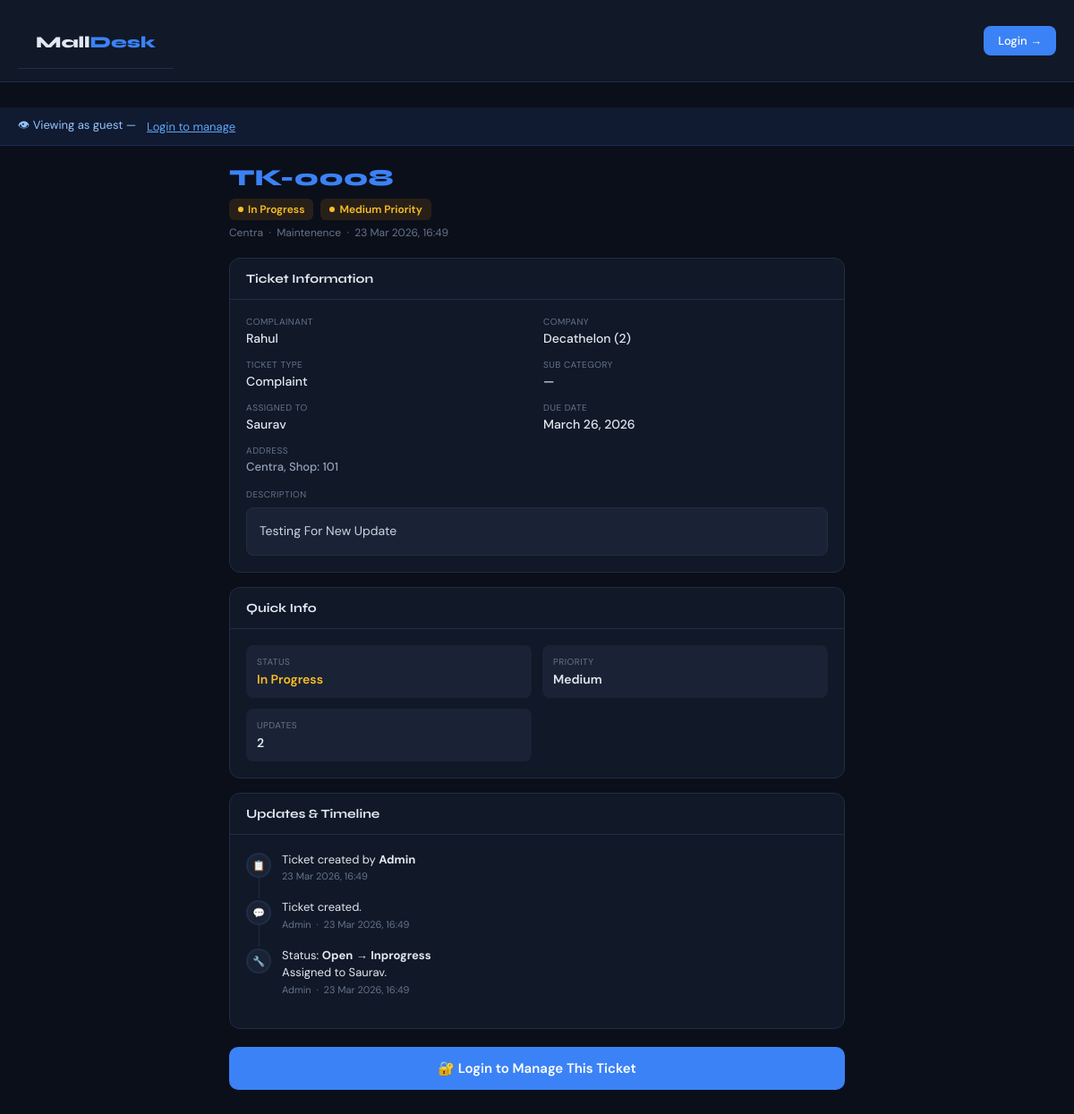
Page /tickets/12/ on the committed database.
### tickets/models.py (models this page shows, shortened)
class Ticket(models.Model):
    COMPLAINT  = 'complaint'
    REQUEST    = 'request'
    FEEDBACK   = 'feedback'
    MAINTENANCE = 'maintenance'
    TYPE_CHOICES = [
        (COMPLAINT,   'Complaint'),
        (REQUEST,     'Request'),
        (FEEDBACK,    'Feedback'),
        (MAINTENANCE, 'Maintenance'),
    ]
    OPEN       = 'open'
    IN_PROGRESS = 'in_progress'
    RESOLVED   = 'resolved'
    CLOSED     = 'closed'
    STATUS_CHOICES = [
        (OPEN,        'Open'),
        (IN_PROGRESS, 'In Progress'),
        (RESOLVED,    'Resolved'),
        (CLOSED,      'Closed'),
    ]
    LOW      = 'low'
    MEDIUM   = 'medium'
    HIGH     = 'high'
    CRITICAL = 'critical'
    PRIORITY_CHOICES = [
        (LOW,      'Low'),
        (MEDIUM,   'Medium'),
        (HIGH,     'High'),
        (CRITICAL, 'Critical'),
    ]
    ticket_id           = models.CharField(max_length=20, unique=True, editable=False)
    shop                = models.ForeignKey('Shop', on_delete=models.SET_NULL, null=True, blank=True, related_name='tickets')
    complainant_name    = models.CharField(max_length=200)
    complainant_company = models.CharField(max_length=200, blank=True)
    complainant_address = models.TextField(blank=True)
    mall                = models.ForeignKey(Mall, on_delete=models.PROTECT, related_name='tickets')
    ticket_type         = models.CharField(max_length=20, choices=TYPE_CHOICES, default=COMPLAINT)
    ticket_status       = models.CharField(max_length=20, choices=STATUS_CHOICES, default=OPEN)
    department          = models.ForeignKey(Department, on_delete=models.PROTECT, related_name='tickets')
    sub_category        = models.ForeignKey(SubCategory, on_delete=models.SET_NULL, null=True, blank=True, related_name='tickets')
    priority            = models.CharField(max_length=10, choices=PRIORITY_CHOICES, default=MEDIUM)
    complaint_description = models.TextField()
    resolution          = models.TextField(blank=True)
    created_by          = models.ForeignKey(settings.AUTH_USER_MODEL, on_delete=models.SET_NULL, null=True,
                                            related_name='created_tickets')
    assigned_to         = models.ForeignKey(settings.AUTH_USER_MODEL, on_delete=models.SET_NULL, null=True, blank=True,
                                            related_name='assigned_tickets')
    escalated           = models.BooleanField(default=False)
    escalated_at        = models.DateTimeField(null=True, blank=True)
    escalated_from      = models.ForeignKey(settings.AUTH_USER_MODEL, on_delete=models.SET_NULL, null=True, blank=True,
                                            related_name='escalated_tickets')
    escalation_count    = models.PositiveIntegerField(default=0)
    created_at          = models.DateTimeField(auto_now_add=True)
    due_date            = models.DateField(null=True, blank=True)
    resolved_on         = models.DateTimeField(null=True, blank=True)
    class Meta:
        ordering = ['-created_at']
    @property
    def resolution_time(self):
        if self.resolved_on and self.created_at:
            delta = self.resolved_on - self.created_at
            return round(delta.total_seconds() / 3600, 1)
        return None
    @property
    def is_overdue(self):
        if self.due_date and self.ticket_status not in [self.RESOLVED, self.CLOSED]:
            return timezone.now().date() > self.due_date
        return False

class Mall(models.Model):
    name       = models.CharField(max_length=200)
    location   = models.CharField(max_length=300)
    is_active  = models.BooleanField(default=True)
    created_at = models.DateTimeField(auto_now_add=True)
    class Meta:
        ordering = ['name']

class Department(models.Model):
    mall       = models.ForeignKey(Mall, on_delete=models.CASCADE, related_name='departments', null=True, blank=True,
                                   help_text="Leave blank to apply to all malls")
    name       = models.CharField(max_length=150)
    is_active  = models.BooleanField(default=True)
    class Meta:
        ordering = ['name']

class TicketUpdate(models.Model):
    ticket     = models.ForeignKey(Ticket, on_delete=models.CASCADE, related_name='updates')
    updated_by = models.ForeignKey(settings.AUTH_USER_MODEL, on_delete=models.SET_NULL, null=True)
    old_status = models.CharField(max_length=20, blank=True)
    new_status = models.CharField(max_length=20, blank=True)
    note       = models.TextField()
    created_at = models.DateTimeField(auto_now_add=True)
    class Meta:
        ordering = ['created_at']

### accounts/models.py (models this page shows, shortened)
class User(AbstractBaseUser, PermissionsMixin):
    EXTERNAL = 'external'   # Customer / shop owner outside the company
    INTERNAL = 'internal'   # Employee assigned to handle tickets
    MANAGER  = 'manager'    # Can assign tickets, track tasks
    ADMIN    = 'admin'      # Full access, creates internal users
    ROLE_CHOICES = [
        (EXTERNAL, 'External User'),
        (INTERNAL, 'Internal User'),
        (MANAGER,  'Manager'),
        (ADMIN,    'Admin'),
    ]
    email           = models.EmailField(unique=True)
    full_name       = models.CharField(max_length=150)
    mobile          = models.CharField(max_length=20, blank=True)
    role            = models.CharField(max_length=20, choices=ROLE_CHOICES, default=EXTERNAL)
    business_name   = models.CharField(max_length=200, blank=True, help_text="Shop/Business name for external users")
    project         = models.ForeignKey(
        'tickets.Mall', null=True, blank=True,
        on_delete=models.SET_NULL, related_name='external_users'
    )
    department      = models.ForeignKey(
        'tickets.Department', null=True, blank=True,
        on_delete=models.SET_NULL, related_name='members'
    )
    designation     = models.ForeignKey(
        'tickets.Designation', null=True, blank=True,
        on_delete=models.SET_NULL, related_name='users'
    )
    is_active       = models.BooleanField(default=True)
    is_staff        = models.BooleanField(default=False)
    date_joined     = models.DateTimeField(auto_now_add=True)
    objects = UserManager()
    USERNAME_FIELD  = 'email'
    REQUIRED_FIELDS = ['full_name']
    class Meta:
        verbose_name = 'User'
        verbose_name_plural = 'Users'
        ordering = ['-date_joined']

### tickets/views.py (the view)
# urls.py: path('tickets/<int:pk>/',        views.ticket_detail, name='ticket_detail'),
def ticket_detail(request, pk):
    ticket = get_object_or_404(Ticket, pk=pk)
    if request.user.is_authenticated and request.user.is_external:
        if ticket.created_by != request.user:
            messages.error(request, "You don't have permission to view this ticket.")
            return redirect('ticket_list')
    update_form  = TicketUpdateForm()
    assign_form  = TicketAssignForm(instance=ticket)
    resolve_form = TicketResolveForm(instance=ticket)
    from django.conf import settings as django_settings
    whatsapp_number = getattr(django_settings, 'WHATSAPP_NOTIFY_NUMBER', '')
    ticket_url = request.build_absolute_uri(request.path)
    ticket_fields = [
        ('Complainant Name',    ticket.complainant_name),
        ('Company Name',        ticket.complainant_company or '—'),
        ('Mall / Location',     ticket.mall.name),
        ('Ticket Type',         ticket.get_ticket_type_display()),
        ('Department',          ticket.department.name),
        ('Sub Category',        ticket.sub_category.name if ticket.sub_category else '—'),
        ('Due Date',            ticket.due_date or 'Not set'),
        ('Created At',          ticket.created_at.strftime('%d %b %Y, %H:%M')),
    ]
    from .models import Designation
    from django.db.models import Q
    designations = Designation.objects.filter(
        is_active=True
    ).filter(
        Q(department=ticket.department) | Q(department__isnull=True)
    ).order_by('level_order')
    return render(request, 'tickets/ticket_detail.html', {
        'ticket':          ticket,
        'updates':         ticket.updates.all(),
        'update_form':     update_form,
        'assign_form':     assign_form,
        'resolve_form':    resolve_form,
        'whatsapp_number': whatsapp_number,
        'ticket_url':      ticket_url,
        'ticket_fields':   ticket_fields,
        'designations':    designations,
    })

### templates/tickets/ticket_detail.html (shortened to what this page needs)
{% extends 'base.html' %}
{% block public_content %}
<!DOCTYPE html>
<html lang="en">
<head>
</head>
<body>
<div class="topbar">
  <div class="logo">Mall<span>Desk</span></div>
  <a href="{% url 'login' %}?next={{ request.path }}" class="login-btn">Login →</a>
</div>
<div class="notice">
  👁 Viewing as guest — <a href="{% url 'login' %}?next={{ request.path }}" style="color:#60a5fa;margin-left:4px;">Login to manage</a>
</div>
<div class="wrap">
  <div class="ticket-header">
    <div class="ticket-id">{{ ticket.ticket_id }}</div>
    <div class="badges">
      <span class="badge badge-{{ ticket.ticket_status }}"><span class="dot"></span>{{ ticket.get_ticket_status_display }}</span>
      <span class="badge badge-{{ ticket.priority }}"><span class="dot"></span>{{ ticket.get_priority_display }} Priority</span>
    </div>
    <div class="meta">{{ ticket.mall.name }} &nbsp;·&nbsp; {{ ticket.department.name }} &nbsp;·&nbsp; {{ ticket.created_at|date:"d M Y, H:i" }}</div>
  </div>
  <div class="card">
    <div class="card-head">Ticket Information</div>
    <div class="card-body">
      <div class="info-grid">
        <div>
          <div class="info-label">Complainant</div>
          <div class="info-value">{{ ticket.complainant_name }}</div>
        </div>
        <div>
          <div class="info-label">Company</div>
          <div class="info-value">{{ ticket.complainant_company|default:"—" }}</div>
        </div>
        <div>
          <div class="info-label">Ticket Type</div>
          <div class="info-value">{{ ticket.get_ticket_type_display }}</div>
        </div>
        <div>
          <div class="info-label">Sub Category</div>
          <div class="info-value">{{ ticket.sub_category.name|default:"—" }}</div>
        </div>
        <div>
          <div class="info-label">Assigned To</div>
          <div class="info-value">{{ ticket.assigned_to.full_name|default:"Unassigned" }}</div>
        </div>
        <div>
          <div class="info-label">Due Date</div>
          <div class="info-value {% if ticket.is_overdue %}overdue{% endif %}">{{ ticket.due_date|default:"Not set" }}</div>
        </div>
      </div>
      {% if ticket.complainant_address %}
      <div style="margin-top:14px;">
        <div class="info-label">Address</div>
        <div class="info-value" style="font-size:13px;color:#94a3b8;margin-top:3px;">{{ ticket.complainant_address }}</div>
      </div>
      {% endif %}
      <div style="margin-top:16px;">
        <div class="info-label" style="margin-bottom:8px;">Description</div>
        <div class="desc-box">{{ ticket.complaint_description }}</div>
      </div>
    </div>
  </div>
  <div class="card">
    <div class="card-head">Quick Info</div>
    <div class="card-body">
      <div class="quick-grid">
        <div class="quick-item">
          <div class="quick-label">Status</div>
          <div class="quick-value status-{{ ticket.ticket_status }}">{{ ticket.get_ticket_status_display }}</div>
        </div>
        <div class="quick-item">
          <div class="quick-label">Priority</div>
          <div class="quick-value">{{ ticket.get_priority_display }}</div>
        </div>
        <div class="quick-item">
          <div class="quick-label">Updates</div>
          <div class="quick-value">{{ updates.count }}</div>
        </div>
      </div>
    </div>
  </div>
  <div class="card">
    <div class="card-head">Updates & Timeline</div>
    <div class="card-body">
      <div class="timeline">
        <div class="tl-item">
          <div class="tl-icon">📋</div>
          <div>
            <div class="tl-text">Ticket created by <strong>{{ ticket.created_by.full_name|default:ticket.complainant_name }}</strong></div>
            <div class="tl-meta">{{ ticket.created_at|date:"d M Y, H:i" }}</div>
          </div>
        </div>
        {% for update in updates %}
        <div class="tl-item">
          <div class="tl-icon">
            {% if update.new_status == 'resolved' %}✅
            {% elif update.new_status == 'in_progress' %}🔧
            {% elif update.new_status == 'closed' %}🔒
            {% elif update.note|slice:":10" == '[REMINDER]' %}🔔
            {% else %}💬{% endif %}
          </div>
          <div>
            <div class="tl-text">
              {% if update.old_status and update.new_status %}
                Status: <strong>{{ update.old_status|cut:"_"|title }}</strong> → <strong>{{ update.new_status|cut:"_"|title }}</strong>
                {% if update.note %}<br>{{ update.note }}{% endif %}
              {% else %}
                {{ update.note }}
              {% endif %}
            </div>
            <div class="tl-meta">{{ update.updated_by.full_name|default:"System" }} &nbsp;·&nbsp; {{ update.created_at|date:"d M Y, H:i" }}</div>
          </div>
        </div>
        {% empty %}
        <div style="color:#64748b;font-size:13px;">No updates yet.</div>
        {% endfor %}
      </div>
    </div>
  </div>
  <a href="{% url 'login' %}?next={{ request.path }}" class="cta-btn">🔐 Login to Manage This Ticket</a>
</div>
</body>
</html>
{% endblock %}

### templates/base.html (style rules this page uses)
:root { --bg:#0b0f1a;--surface:#111827;--surface2:#1a2235;--border:#1f2d45; --accent:#3b82f6;--accent2:#06b6d4;--danger:#ef4444;--success:#10b981; --warning:#f59e0b;--text:#e2e8f0;--muted:#64748b;--radius:12px; --sidebar-w:240px;--topbar-h:56px; }
* { box-sizing:border-box;margin:0;padding:0; }
body { font-family:'DM Sans',sans-serif;background:var(--bg);color:var(--text);min-height:100vh; }
.logo { padding:22px 20px 18px;border-bottom:1px solid var(--border);display:flex;align-items:center;justify-content:space-between; }
.topbar { display:flex;align-items:flex-start;justify-content:space-between;margin-bottom:28px;gap:12px;flex-wrap:wrap; }
.card { background:var(--surface);border:1px solid var(--border);border-radius:var(--radius);overflow:auto; }
.card-body { padding:18px; }
.ticket-id { font-family:'Syne',sans-serif;font-size:12px;color:var(--accent);font-weight:600; }
.badge { display:inline-flex;align-items:center;gap:4px;padding:3px 8px;border-radius:5px;font-size:11px;font-weight:600; }
.badge-progress,.badge-in_progress { background:rgba(245,158,11,.12);color:#fbbf24; }
.badge-medium { background:rgba(245,158,11,.12);color:#fbbf24; }
.dot { width:5px;height:5px;border-radius:50%;background:currentColor;display:inline-block; }
.timeline { display:flex;flex-direction:column; }
.tl-item { display:flex;gap:12px;padding-bottom:18px;position:relative; }
.tl-item::before { content:'';position:absolute;left:14px;top:28px;bottom:0;width:1px;background:var(--border); }
.tl-item:last-child::before { display:none; }

### rows in the picture
Ticket: ticket_id "TK-0008", ticket_status "In Progress", priority "Medium", mall.name "Centra", department.name "Maintenence", created_at "23 Mar 2026, 16:49", complainant_name "Rahul", complainant_company "Decathelon (2)", ticket_type "Complaint", sub_category.name "—", assigned_to.full_name "Saurav", due_date "March 26, 2026", complainant_address "Centra, Shop: 101", complaint_description "Testing For New Update", count "2", created_by.full_name "Admin"
TicketUpdate: note "Ticket created.", updated_by.full_name "Admin", created_at "23 Mar 2026, 16:49"
TicketUpdate: old_status "Open", new_status "Inprogress", note "Assigned to Saurav.", updated_by.full_name "Admin", created_at "23 Mar 2026, 16:49"
